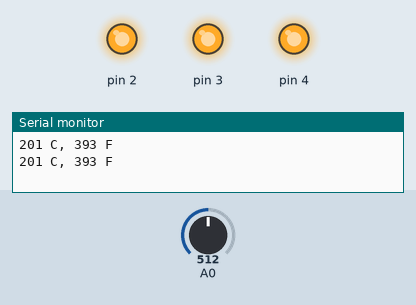
Recording of a sketch running on a simulated Arduino Uno, built with avr-gcc and run on an emulated ATmega328P. On the bench: output pins drawn as LEDs (lit = HIGH), the last lines printed to the serial monitor. The test bench sets the inputs (shaded band); at power-on: A0 = 512.

Above: at 1.8 s.
1.9 s: A0 set to 191
3.4 s: A0 set to 172
At 4.6 s:
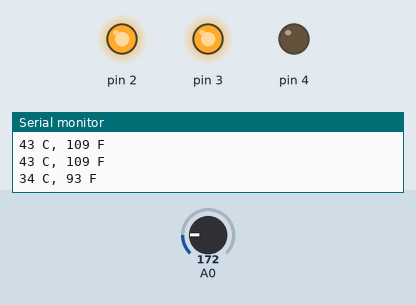
5.5 s: A0 set to 122
At 7.2 s:
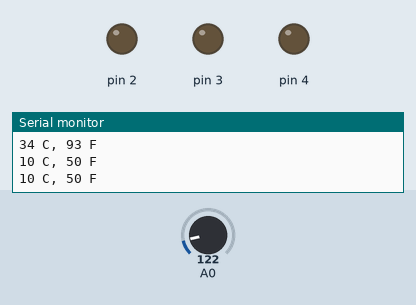
7.5 s: A0 set to 159
At 8.9 s:
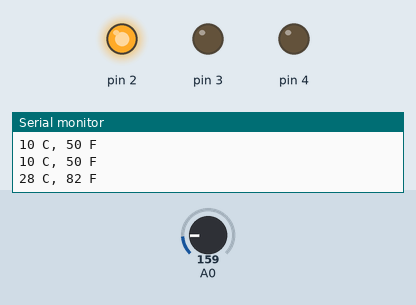
9.5 s: A0 set to 306
At 10.4 s:
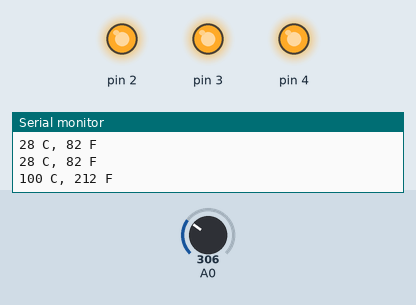
Timing chart, 0 to 12.5 s (numbered marks = the images above; inputs shaded):
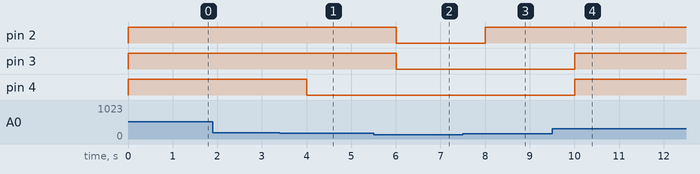

Measured:
- the behaviour switches between 184 and 183 on A0 (found by bisection; images 0 and 1)
- the behaviour switches between 142 and 143 on A0 (found by bisection; images 2 and 3)
- after the input at 3.4 s, pin 4: HIGH → LOW after 0.60 s
- after the input at 5.5 s, pin 2, pin 3: HIGH → LOW after 0.50 s
- after the input at 7.5 s, pin 2: LOW → HIGH after 0.51 s
- after the input at 9.5 s, pin 3, pin 4: LOW → HIGH after 0.51 s

The sketch:

arduino_code.ino
```cpp
#include <Stepper.h>

#include <Servo.h>

#include <Stepper.h>

#include <Wire.h>

#include <Adafruit_NeoPixel.h>

#include <Keypad.h>

#include <LiquidCrystal.h>

#include <EEPROM.h>

#include <IRremote.h>

#include <EEPROM.h>


int baselineTemp = 0;
int celsius = 0;
int fahrenheit = 0;

void setup()
{
  pinMode(A0, INPUT);
  Serial.begin(9600);

  pinMode(2, OUTPUT);
  pinMode(3, OUTPUT);
  pinMode(4, OUTPUT);
}

void loop()
{
  // set threshold temperature to activate LEDs
  baselineTemp = 20;
  // measure temperature in Celsius
  celsius = map(((analogRead(A0) - 20) * 3.04), 0, 1023, -40, 125);

  // convert to Fahrenheit
  fahrenheit = ((celsius * 9) / 5 + 32);
  Serial.print(celsius);
  Serial.print(" C, ");
  Serial.print(fahrenheit);
  Serial.println(" F");

   if (celsius < baselineTemp) {
    digitalWrite(2, LOW);
    digitalWrite(3, LOW);
    digitalWrite(4, LOW);
  }
  if (celsius >= baselineTemp && celsius < baselineTemp + 10) {
    digitalWrite(2, HIGH);
    digitalWrite(3, LOW);
    digitalWrite(4, LOW);
  }
  if (celsius >= baselineTemp + 10 && celsius < baselineTemp + 20) {
    digitalWrite(2, HIGH);
    digitalWrite(3, HIGH);
    digitalWrite(4, LOW);
  }
  if (celsius >= baselineTemp + 20 && celsius < baselineTemp + 30) {
    digitalWrite(2, HIGH);
    digitalWrite(3, HIGH);
    digitalWrite(4, HIGH);
  }
  if (celsius >= baselineTemp + 30) {
    digitalWrite(2, HIGH);
    digitalWrite(3, HIGH);
    digitalWrite(4, HIGH);
  }
  delay(1000); // Wait for 1000 millisecond(s)
}
```
